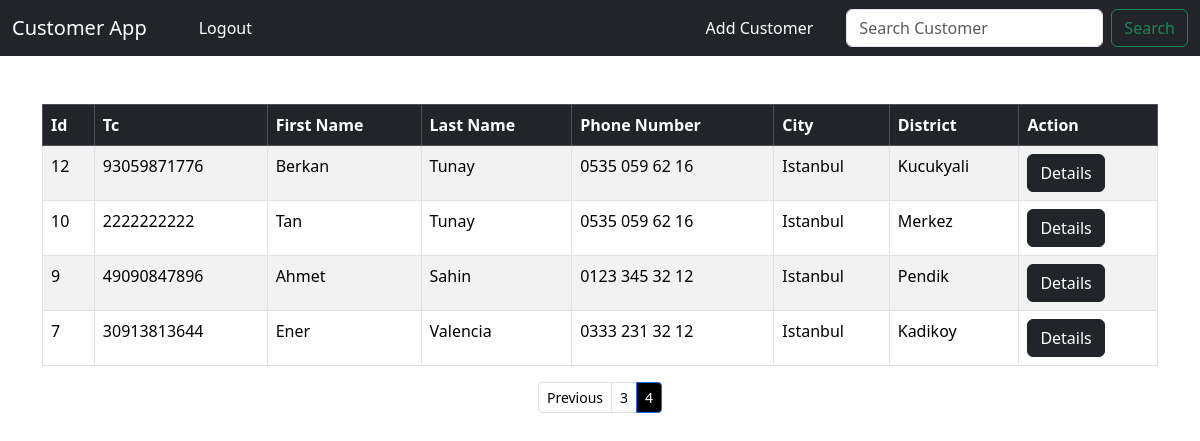
Page /?page=4 (signed in) on the committed database.
### crm/models.py (models this page shows, shortened)
class Customer(models.Model):
    created_at = models.DateTimeField(auto_now_add=True)
    tc_no = models.IntegerField(editable=True, validators=[
        RegexValidator(r'^[1-9]{1}[0-9]{9}[02468]{1}$', message="Invalid Tc No ", code="invalid_number")], unique=True)
    first_name = models.CharField(max_length=50, editable=True)
    last_name =  models.CharField(max_length=50, editable=True)
    phone = models.CharField(max_length=15, editable=True)
    city =  models.CharField(max_length=50, editable=True)
    district =  models.CharField(max_length=50, editable=True)

### crm/views.py (the view)
# urls.py: path("", views.home, name="home"),
def home(request):
    if request.method == 'POST':
        username = request.POST['username']
        password = request.POST['password']
        user = authenticate(request, username=username, password=password)
        if user is not None:
            login(request, user)
            messages.success(request, "You have been logged in!")
            return redirect('home')
        else :
            messages.error(request, "There was an error! Please check your password or username!")
            return redirect('home')
    else :
        p = Paginator(Customer.objects.all().order_by('-created_at'), 5)
        page = request.GET.get('page')
        customers = p.get_page(page)
        return render(request, 'home.html', {'customers' : customers})

### crm/templates/home.html (shortened to what this page needs)
{% extends 'base.html' %}
{% block content %}
    {% if user.is_authenticated %}
        <table class="table table-striped table-hover table-bordered">
          <thead class="table-dark" >
            <tr >
              <th scope="col">Id</th>
              <th scope="col">Tc</th>
              <th scope="col">First Name</th>
              <th scope="col">Last Name</th>
              <th scope="col">Phone Number</th>
              <th scope="col">City</th>
              <th scope="col">District</th>
              <th scope="col">Action</th>
            </tr>
          </thead>
          <tbody>
              {% if customers %}
                {% for customer in customers %}
                    <tr>
                      <td>{{ customer.id }}</td>
                      <td>{{ customer.tc_no }}</td>
                      <td>{{ customer.first_name }}</td>
                      <td>{{ customer.last_name }}</td>
                      <td>{{ customer.phone }}</td>
                      <td>{{ customer.city }}</td>
                      <td>{{ customer.district }}</td>
                      <td><a href="{% url 'customer' customer.id %}" class="btn btn-dark">Details</a></td>
                    </tr>
                {% endfor %}
              {% endif %}
          </tbody>
        </table>
          <nav aria-label="Page navigation example">
            <ul class="pagination justify-content-center pagination-sm">
              {% if customers.has_previous %}
                <li class="page-item " ><a class="page-link" style="color: black;" href="?page={{ customers.previous_page_number }}">Previous</a></li>
                <li class="page-item "><a class="page-link" style="color: black;" href="?page={{ customers.previous_page_number }}">{{ customers.previous_page_number }}</a></li>
              {% endif %}
                <li class="page-item active">
                  <span class="page-link" style="color: white; background-color: black;">
                    {{ customers.number }}
                  </span>
                </li>
            </ul>
          </nav>
    {% endif %}
{% endblock content %}

### rows in the picture
Customer: id "12", tc_no "93059871776", first_name "Berkan", last_name "Tunay", phone "0535 059 62 16", city "Istanbul", district "Kucukyali"
Customer: id "10", tc_no "2222222222", first_name "Tan", last_name "Tunay", phone "0535 059 62 16", city "Istanbul", district "Merkez"
Customer: id "9", tc_no "49090847896", first_name "Ahmet", last_name "Sahin", phone "0123 345 32 12", city "Istanbul", district "Pendik"
Customer: id "7", tc_no "30913813644", first_name "Ener", last_name "Valencia", phone "0333 231 32 12", city "Istanbul", district "Kadikoy"

### other values in the picture
{{ customers.previous_page_number }} "3"
{{ customers.number }} "4"
